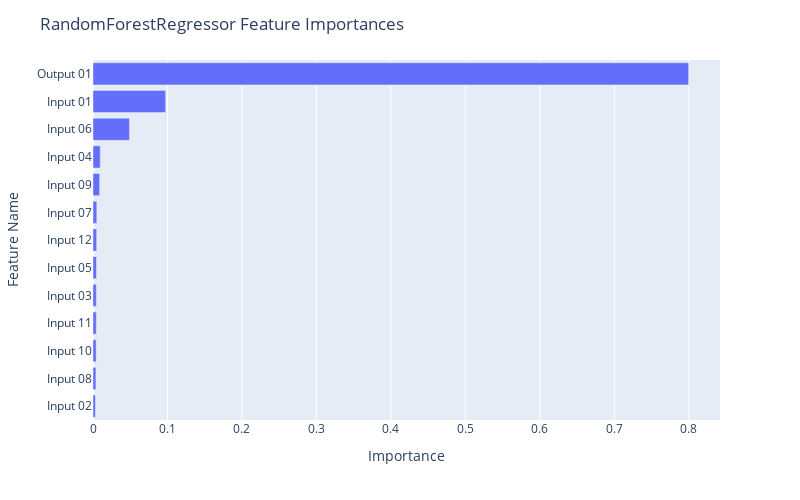

Source (notebook cell):
### Code cell
fig = px.bar(df_rf, x="Importance", y="Feature Name")

fig.update_layout(
    autosize=False,
    width=800,
    height=500,
    title_text=f"RandomForestRegressor Feature Importances",
    yaxis={'categoryorder':'total ascending'}
)

fig.show()

### Figure 1 — Plotly figure (JSON) as saved in the notebook; plotly's stock layout.template omitted (floating-point values rounded to 4 significant figures)
{"data": [{"alignmentgroup": "True", "hovertemplate": "Importance=%{x}<br>Feature Name=%{y}<extra></extra>", "legendgroup": "", "marker": {"color": "#636efa", "pattern": {"shape": ""}}, "name": "", "offsetgroup": "", "orientation": "h", "showlegend": false, "textposition": "auto", "type": "bar", "x": [0.7999, 0.09753, 0.04901, 0.009716, 0.008896, 0.005123, 0.004932, 0.004645, 0.004486, 0.004443, 0.004229, 0.003933, 0.003201], "xaxis": "x", "y": ["Output 01", "Input 01", "Input 06", "Input 04", "Input 09", "Input 07", "Input 12", "Input 05", "Input 03", "Input 11", "Input 10", "Input 08", "Input 02"], "yaxis": "y"}], "layout": {"autosize": false, "barmode": "relative", "height": 500, "legend": {"tracegroupgap": 0}, "margin": {"t": 60}, "title": {"text": "RandomForestRegressor Feature Importances"}, "width": 800, "xaxis": {"anchor": "y", "autorange": true, "domain": [0, 1], "range": [0, 0.842], "title": {"text": "Importance"}, "type": "linear"}, "yaxis": {"anchor": "x", "autorange": true, "categoryorder": "total ascending", "domain": [0, 1], "range": [-0.5, 12.5], "title": {"text": "Feature Name"}, "type": "category"}}}
